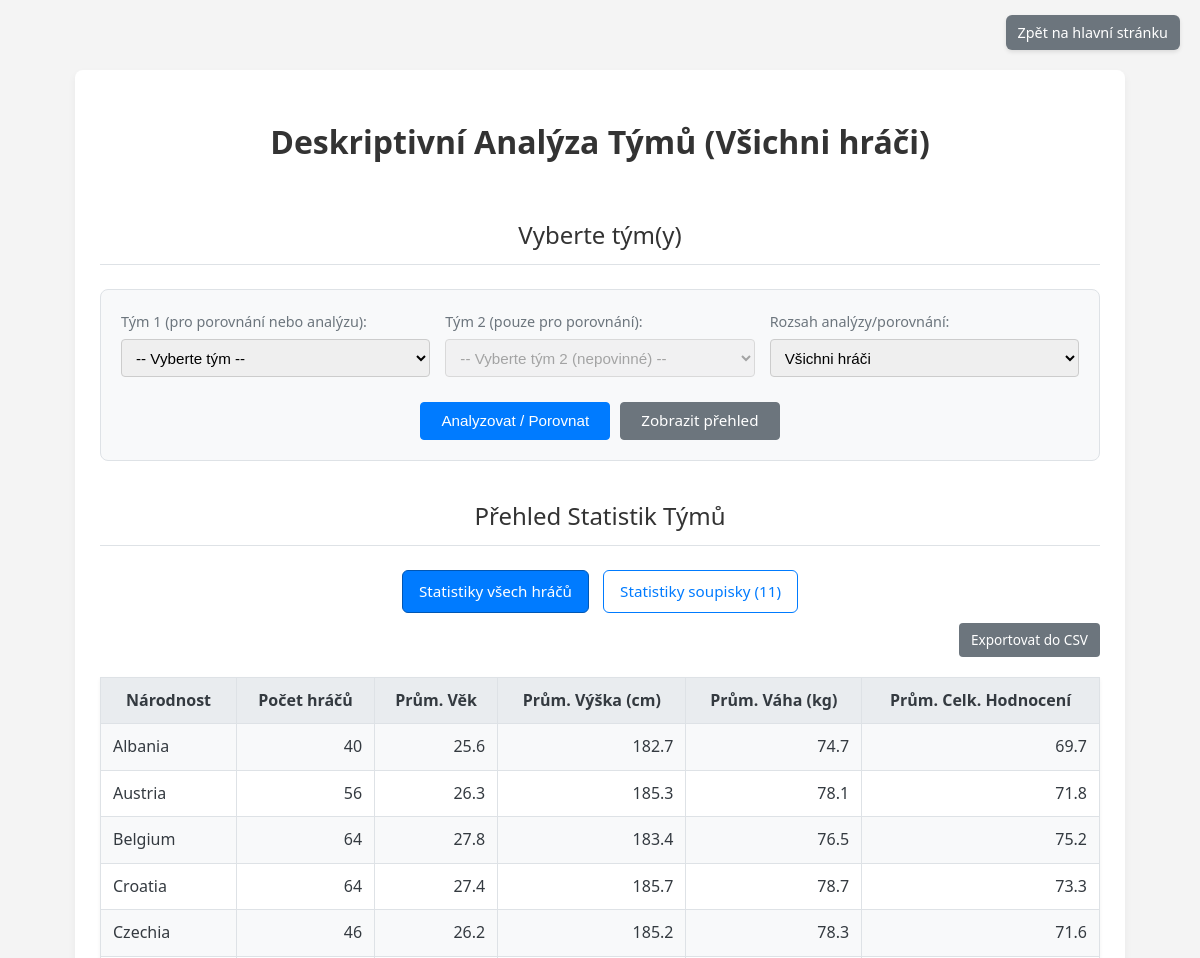
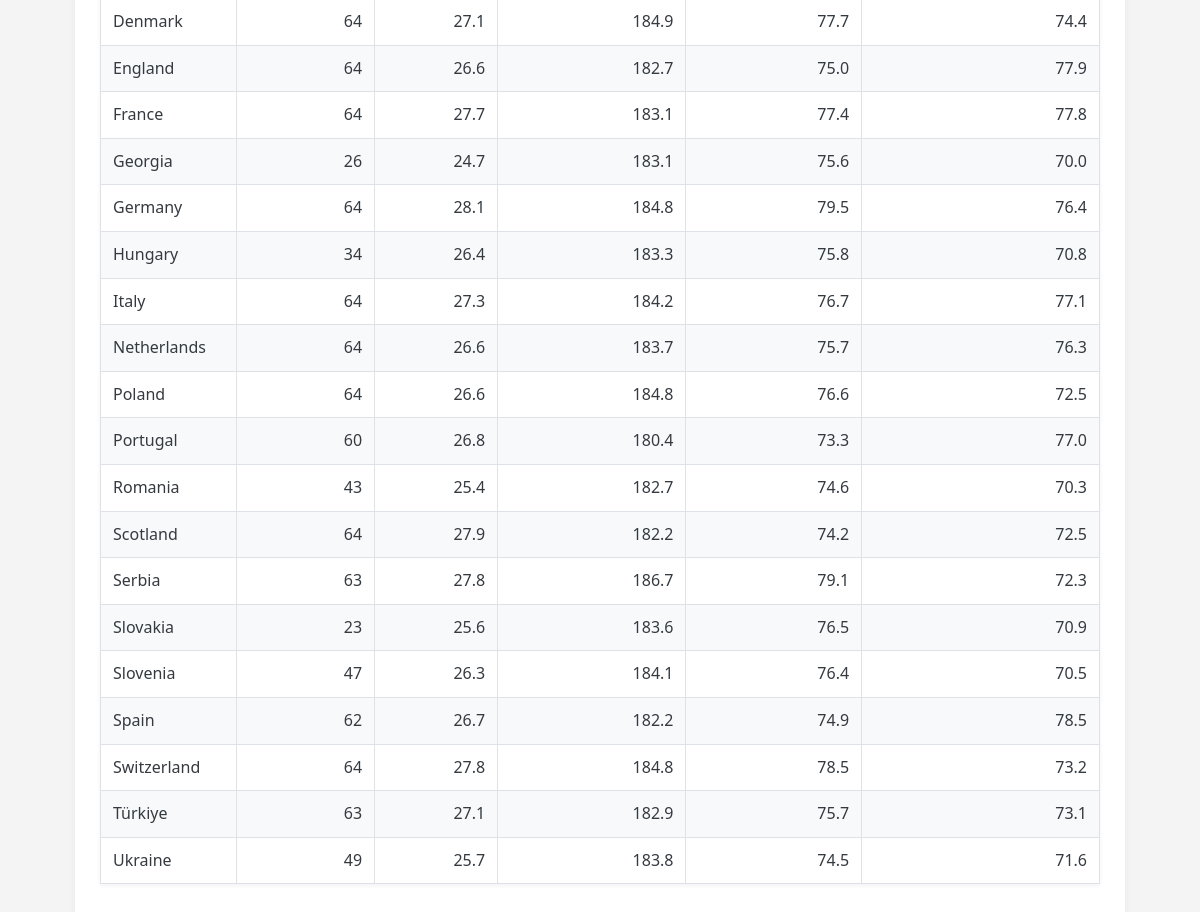
Page /analysis/descriptive on the committed database (2 pictures, top to bottom).
### tables this page shows
CREATE TABLE "players" (
"player_name" TEXT,
  "team_name" TEXT,
  "nationality" TEXT,
  "height" INTEGER,
  "weight" INTEGER,
  "age" INTEGER,
  "foot" TEXT,
  "rating" TEXT,
  "primary_position" TEXT,
  "secondary_positions" TEXT,
  "backup_positions" TEXT,
  "overall_rating" INTEGER,
  "league" TEXT,
  "region" TEXT,
  "offensive_awareness" INTEGER,
  "ball_control" INTEGER,
  "dribbling" INTEGER,
  "tight_possession" INTEGER,
  "low_pass" INTEGER,
  "lofted_pass" INTEGER,
  "finishing" INTEGER,
  "heading" INTEGER,
  "set_piece_taking" INTEGER,
  "curl" INTEGER,
  "defensive_awareness" INTEGER,
  "tackling" INTEGER,
  "aggression" INTEGER,
  "defensive_engagement" INTEGER,
  "speed" INTEGER,
  "acceleration" INTEGER,
  "kicking_power" INTEGER,
  "jumping" INTEGER,
  "physical_contact" INTEGER,
  "balance" INTEGER,
  "stamina" INTEGER,
  "gk_awareness" INTEGER,
  "gk_catching" INTEGER,
  "gk_parrying" INTEGER,
  "gk_reflexes" INTEGER,
  "gk_reach" INTEGER,
  "weak_foot_usage" TEXT,
  "weak_foot_accuracy" TEXT,
  "form" TEXT,
  "injury_resistance" TEXT
);

### app/routes.py (the view)
@app.route('/analysis/descriptive')
def descriptive_analysis():
    conn = get_db()
    team_stats = []
    all_teams_list = []
    team_comparison_data = None
    single_team_analysis_results = None
    available_attributes = _get_available_attributes() # Use helper
    selected_attributes_for_single = []
    selected_include_gk = 'yes'
    page_title = "Deskriptivní Analýza Týmů" # Base title
    view_mode = 'overview' # Default view mode
    current_scope_param = request.args.get('scope') # For overview table scope
    selected_team1 = request.args.get('team1')
    selected_team2 = request.args.get('team2')
    comparison_scope = request.args.get('comparison_scope', 'all') # Scope for comparison/single
    selected_attributes_for_single = request.args.getlist('attributes')
    selected_include_gk = request.args.get('include_gk', 'yes')
    if selected_team1 and not selected_team2:
        view_mode = 'single_team'
    elif selected_team1 and selected_team2:
        view_mode = 'two_team_comparison'
    try:
        cursor_teams = conn.execute("SELECT DISTINCT nationality FROM rosters ORDER BY nationality")
        all_teams_list = [row['nationality'] for row in cursor_teams.fetchall()]
    except Exception as e:
        logging.error(f"Error fetching team list: {e}")
        all_teams_list = [] # Ensure it's an empty list on error
    try:
        if view_mode == 'single_team':
            page_title = f"Detailní Analýza Týmu: {selected_team1}"
            single_team_analysis_results = _get_single_team_analysis(conn, selected_team1, comparison_scope, selected_attributes_for_single, selected_include_gk)
        elif view_mode == 'two_team_comparison':
            page_title = f"Porovnání Týmů: {selected_team1} vs {selected_team2}"
            team_comparison_data = _get_two_team_comparison_data(conn, selected_team1, selected_team2, comparison_scope)
        elif view_mode == 'overview':
            current_scope = current_scope_param if current_scope_param in ['squad', 'all'] else 'all'
            team_stats, page_title_suffix = _get_overview_stats(conn, current_scope)
            page_title += page_title_suffix
        current_scope = current_scope_param if current_scope_param in ['squad', 'all'] else 'all'
    except sqlite3.Error as e:
        logging.error(f"Database error: {e}"); team_stats, team_comparison_data, single_team_analysis_results = [], None, None; page_title = "Chyba databáze"; view_mode = 'error'
    except Exception as e:
        logging.exception(f"General error in descriptive_analysis:"); team_stats, team_comparison_data, single_team_analysis_results = [], None, None; page_title = "Chyba serveru"; view_mode = 'error'
    return render_template('descriptive_analysis.html',
                           title=page_title,
                           view_mode=view_mode,
                           team_stats=team_stats,
                           current_scope=current_scope,
                           all_teams=all_teams_list,
                           selected_team1=selected_team1,
                           selected_team2=selected_team2,
                           comparison_scope=comparison_scope,
                           team_comparison_data=team_comparison_data,
                           single_team_analysis_results=single_team_analysis_results,
                           available_attributes=available_attributes,
                           selected_attributes_for_single=selected_attributes_for_single,
                           selected_include_gk=selected_include_gk
                           )

### app/templates/descriptive_analysis.html (shortened to what this page needs)
<!doctype html>
<html>
<head>
</head>
<body>
    <a href="{{ url_for('index') }}" class="back-button-tr">Zpět na hlavní stránku</a>
    <div class="container">
        <h1>{{ title }}</h1>
        <h2>Vyberte tým(y)</h2>
        <form id="comparisonForm" method="get" action="{{ url_for('descriptive_analysis') }}">
             <div> <label for="team1">Tým 1 (pro porovnání nebo analýzu):</label> <select name="team1" id="team1"> <option value="">-- Vyberte tým --</option> </select> </div>
             <div> <label for="team2">Tým 2 (pouze pro porovnání):</label> <select name="team2" id="team2"> <option value="">-- Vyberte tým 2 (nepovinné) --</option> </select> </div>
             <div> <label for="comparison_scope">Rozsah analýzy/porovnání:</label> <select name="comparison_scope" id="comparison_scope"> <option value="all" {% if comparison_scope == 'all' %}selected{% endif %}>Všichni hráči</option> </select> </div>
             <div class="button-container"> <button type="submit" class="comparison-form-button primary">Analyzovat / Porovnat</button> <a href="{{ url_for('descriptive_analysis') }}" class="comparison-form-button secondary">Zobrazit přehled</a> </div>
        </form>
        {% if view_mode == 'single_team' %}
            {% if single_team_analysis_results is not none %}
                 <div id="singleTeamAttributeSelector">
                    <form method="get" action="{{ url_for('descriptive_analysis') }}">
                        <input type="hidden" name="team1" value="{{ selected_team1 }}">
                        <input type="hidden" name="comparison_scope" value="{{ comparison_scope }}">
                        <div class="attribute-options-container">
                            <div class="gk-option-container">
                                <label>Zahrnutí brankářů:</label>
                                <div class="radio-group">
                                    <input type="radio" name="include_gk" value="yes" id="gk_yes" {% if selected_include_gk == 'yes' %}checked{% endif %}> <label for="gk_yes" class="radio-label">Zahrnout</label> <br>
                                    <input type="radio" name="include_gk" value="no" id="gk_no" {% if selected_include_gk == 'no' %}checked{% endif %}> <label for="gk_no" class="radio-label">Vyloučit</label>
                                </div>
                            </div>
                            <div class="checkbox-group-container">
                                <label>Vyberte atributy pro detailní analýzu:</label>
                                <div class="checkbox-group">
                                    {% for attr in available_attributes %}
                                        <input type="checkbox" name="attributes" value="{{ attr }}" id="attr-{{ attr }}" {% if attr in selected_attributes_for_single %}checked{% endif %}>
                                        <label for="attr-{{ attr }}">{{ attr.replace('_', ' ').title() }}</label>
                                    {% else %} <p>Nejsou dostupné žádné atributy k výběru.</p>
                                    {% endfor %}
                                </div>
                            </div>
                        </div>
                        <div class="button-container"> <button type="submit" class="comparison-form-button primary">Aktualizovat Analýzu</button> </div>
                    </form>
                 </div>
                 <h3 class="single-team-subtitle">Detailní analýza: {{ selected_team1 }} (Rozsah: {{ 'Soupiska' if comparison_scope == 'squad' else 'Všichni hráči' }}, Brankáři: {{ 'Zahrnuti' if selected_include_gk == 'yes' else 'Vyloučeni' }})</h3>
                 <div class="export-button-container">
                      <a href="{{ url_for('descriptive_analysis_export', team1=selected_team1, comparison_scope=comparison_scope, include_gk=selected_include_gk, attributes=selected_attributes_for_single|join(',')) }}" class="export-button">Exportovat do CSV</a>
                 </div>
                 {% if single_team_analysis_results %}
                 <table id="singleTeamAnalysisTable">
                     <thead> <tr> <th>Atribut</th> <th>Nejvyšší Hodnota (Hráč/i)</th> <th>Nejnižší Hodnota (Hráč/i)</th> </tr> </thead>
                     <tbody> {% for attr, data in single_team_analysis_results.items() %} <tr> <td class="attribute-name">{{ data.name }}</td> <td class="max-value"> {% if data.max_val is not none and data.max_val != 'N/A' %} <span>{{ data.max_val }}</span> {% if data.max_players %} <ul class="player-list"> {% for player in data.max_players %} <li>{{ player }}</li> {% endfor %} </ul> {% endif %} {% elif data.error %} <span class="no-data">{{ data.error }}</span> {% else %} <span class="no-data">N/A</span> {% endif %} </td> <td class="min-value"> {% if data.min_val is not none and data.min_val != 'N/A' %} <span>{{ data.min_val }}</span> {% if data.min_players %} <ul class="player-list"> {% for player in data.min_players %} <li>{{ player }}</li> {% endfor %} </ul> {% endif %} {% elif data.error %} <span class="no-data">{{ data.error }}</span> {% else %} <span class="no-data">N/A</span> {% endif %} </td> </tr> {% endfor %} </tbody>
                 </table>
                 {% else %} <p class="info-message">Pro tým {{ selected_team1 }} a zvolené atributy nebyly nalezeny žádné analyzovatelné údaje {% if selected_include_gk == 'no' %} po vyloučení brankářů{% endif %}. Zkuste vybrat jiné atributy nebo změnit rozsah/filtr brankářů.</p>
                 {% endif %}
            {% else %} <p class="error-message">Při načítání detailní analýzy týmu {{ selected_team1 }} došlo k chybě.</p>
            {% endif %}
        {% elif view_mode == 'overview' %}
            <h2>Přehled Statistik Týmů</h2>
            <div class="button-group">
                <a href="{{ url_for('descriptive_analysis', scope='all') }}" class="toggle-button {% if current_scope == 'all' %}active{% endif %}"> Statistiky všech hráčů </a>
                <a href="{{ url_for('descriptive_analysis', scope='squad') }}" class="toggle-button {% if current_scope == 'squad' %}active{% endif %}"> Statistiky soupisky (11) </a>
            </div>
            <div class="export-button-container">
                 <a href="{{ url_for('descriptive_analysis_export', scope=current_scope) }}" class="export-button">Exportovat do CSV</a>
            </div>
            {% if team_stats %}
            <table id="statsTable">
                <thead> <tr> <th class="sortable" data-sort-key="nationality">Národnost</th> <th class="sortable" data-sort-key="player_count">Počet hráčů {% if current_scope == 'squad' %}(Soupiska){% endif %}</th> <th class="sortable" data-sort-key="avg_age">Prům. Věk</th> <th class="sortable" data-sort-key="avg_height">Prům. Výška (cm)</th> <th class="sortable" data-sort-key="avg_weight">Prům. Váha (kg)</th> <th class="sortable" data-sort-key="avg_rating">Prům. Celk. Hodnocení</th> </tr> </thead>
                <tbody id="statsTableBody"> {% for stats in team_stats %} <tr> <td data-value="{{ stats.nationality }}">{{ stats.nationality }}</td> <td class="number" data-value="{{ stats.player_count }}">{{ stats.player_count }}</td> <td class="number" data-value="{{ stats.avg_age }}">{{ stats.avg_age }}</td> <td class="number" data-value="{{ stats.avg_height }}">{{ stats.avg_height }}</td> <td class="number" data-value="{{ stats.avg_weight }}">{{ stats.avg_weight }}</td> <td class="number" data-value="{{ stats.avg_rating }}">{{ stats.avg_rating }}</td> </tr> {% endfor %} </tbody>
            </table>
            {% else %} <p class="info-message">Nebyly nalezeny žádné statistiky týmů k zobrazení pro zvolený rozsah ({{ current_scope }}).</p>
            {% endif %}
        {% else %}
            <p class="error-message">Nebylo možné zobrazit požadovaný obsah.</p>
        {% endif %}
    </div>
</body>
</html>

### rows in the picture
players: nationality "Albania", player_count "40", avg_age "25.6", avg_height "182.7", avg_weight "74.7", avg_rating "69.7"
players: nationality "Austria", player_count "56", avg_age "26.3", avg_height "185.3", avg_weight "78.1", avg_rating "71.8"
players: nationality "Belgium", player_count "64", avg_age "27.8", avg_height "183.4", avg_weight "76.5", avg_rating "75.2"
players: nationality "Croatia", player_count "64", avg_age "27.4", avg_height "185.7", avg_weight "78.7", avg_rating "73.3"
players: nationality "Czechia", player_count "46", avg_age "26.2", avg_height "185.2", avg_weight "78.3", avg_rating "71.6"
players: nationality "Denmark", player_count "64", avg_age "27.1", avg_height "184.9", avg_weight "77.7", avg_rating "74.4"
players: nationality "England", player_count "64", avg_age "26.6", avg_height "182.7", avg_weight "75.0", avg_rating "77.9"
players: nationality "France", player_count "64", avg_age "27.7", avg_height "183.1", avg_weight "77.4", avg_rating "77.8"
players: nationality "Georgia", player_count "26", avg_age "24.7", avg_height "183.1", avg_weight "75.6", avg_rating "70.0"
players: nationality "Germany", player_count "64", avg_age "28.1", avg_height "184.8", avg_weight "79.5", avg_rating "76.4"
players: nationality "Hungary", player_count "34", avg_age "26.4", avg_height "183.3", avg_weight "75.8", avg_rating "70.8"
players: nationality "Italy", player_count "64", avg_age "27.3", avg_height "184.2", avg_weight "76.7", avg_rating "77.1"
players: nationality "Netherlands", player_count "64", avg_age "26.6", avg_height "183.7", avg_weight "75.7", avg_rating "76.3"
players: nationality "Poland", player_count "64", avg_age "26.6", avg_height "184.8", avg_weight "76.6", avg_rating "72.5"
players: nationality "Portugal", player_count "60", avg_age "26.8", avg_height "180.4", avg_weight "73.3", avg_rating "77.0"
players: nationality "Romania", player_count "43", avg_age "25.4", avg_height "182.7", avg_weight "74.6", avg_rating "70.3"
players: nationality "Scotland", player_count "64", avg_age "27.9", avg_height "182.2", avg_weight "74.2", avg_rating "72.5"
players: nationality "Serbia", player_count "63", avg_age "27.8", avg_height "186.7", avg_weight "79.1", avg_rating "72.3"
players: nationality "Slovakia", player_count "23", avg_age "25.6", avg_height "183.6", avg_weight "76.5", avg_rating "70.9"
players: nationality "Slovenia", player_count "47", avg_age "26.3", avg_height "184.1", avg_weight "76.4", avg_rating "70.5"
players: nationality "Spain", player_count "62", avg_age "26.7", avg_height "182.2", avg_weight "74.9", avg_rating "78.5"
players: nationality "Switzerland", player_count "64", avg_age "27.8", avg_height "184.8", avg_weight "78.5", avg_rating "73.2"
players: nationality "Türkiye", player_count "63", avg_age "27.1", avg_height "182.9", avg_weight "75.7", avg_rating "73.1"
players: nationality "Ukraine", player_count "49", avg_age "25.7", avg_height "183.8", avg_weight "74.5", avg_rating "71.6"

### other values in the picture
{{ title }} "Deskriptivní Analýza Týmů (Všichni hráči)"
